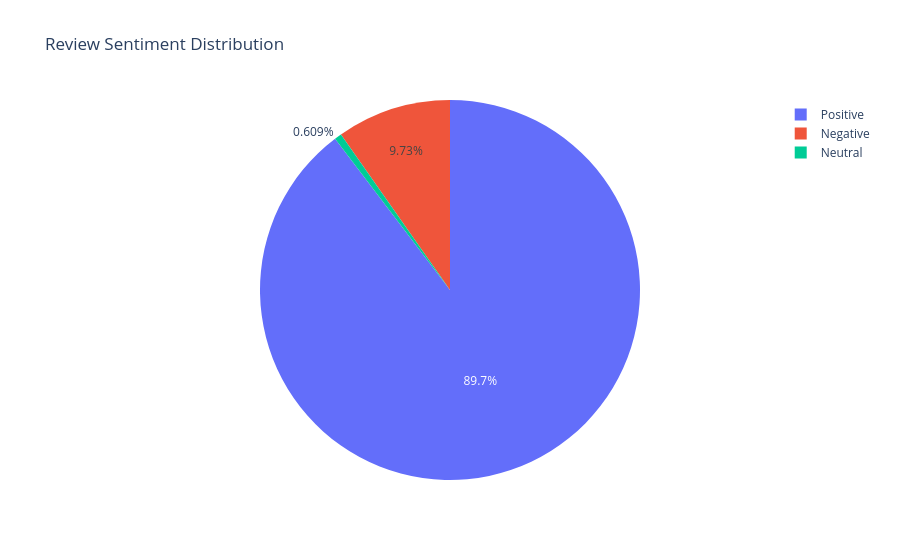

Notebook source saved alongside this figure:
### Code cell
import plotly.express as px

sentiment_counts = (
    restaurant_reviews['sentiment']
    .value_counts()
    .reset_index()
)

sentiment_counts.columns = [
    'Sentiment',
    'Count'
]

fig = px.pie(
    sentiment_counts,
    names='Sentiment',
    values='Count',
    title='Review Sentiment Distribution'
)

fig.show()

### Figure 1 — Plotly figure (JSON) as saved in the notebook; plotly's stock layout.template omitted (floating-point values rounded to 4 significant figures)
{"data": [{"domain": {"x": [0, 1], "y": [0, 1]}, "hovertemplate": "Sentiment=%{label}<br>Count=%{value}<extra></extra>", "labels": ["Positive", "Negative", "Neutral"], "legendgroup": "", "name": "", "showlegend": true, "type": "pie", "values": [11340, 1231, 77]}], "layout": {"legend": {"tracegroupgap": 0}, "title": {"text": "Review Sentiment Distribution"}}}
